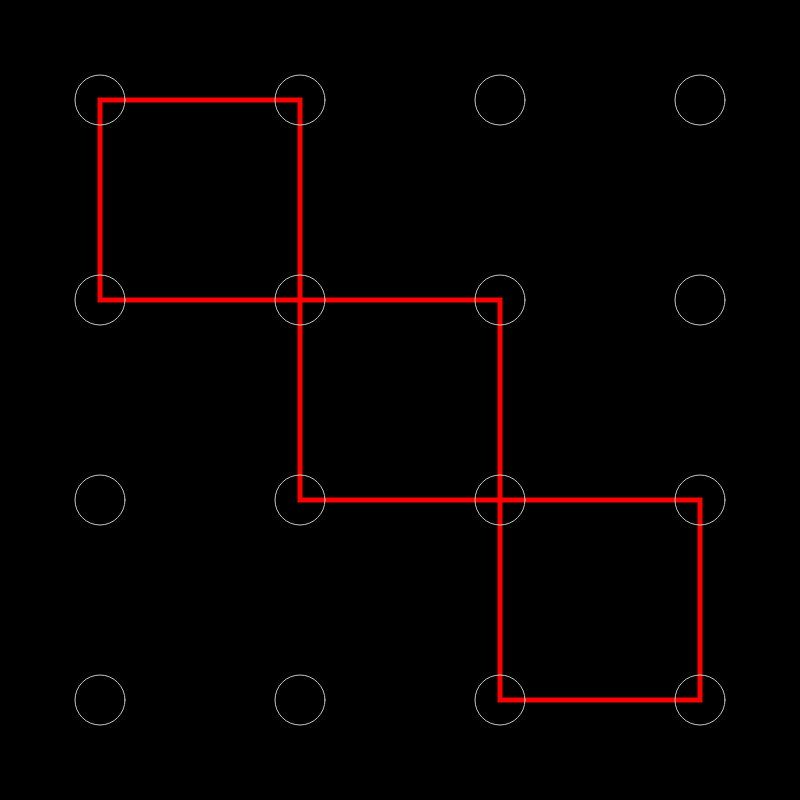
Frame 1 (no input)
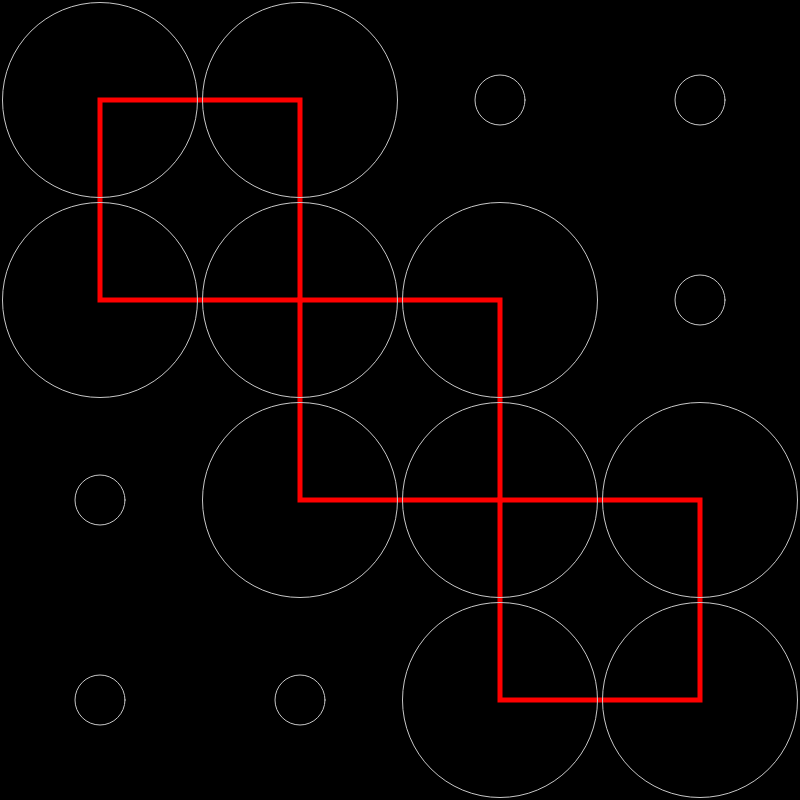
Frame 60 (no input)
Frame 120 (the mouse pressed at the canvas centre since frame 60): identical to frame 60, image omitted

The p5.js sketch that drew these frames (run headless with seeded random() and noise() and a simulated clock; from frame 60 on, the mouse is pressed at the canvas centre):

// p5.js sketch
// ── sketch.js
var circle;

function setup() {
    createCanvas(800, 800);
    circle1 = new Circle(100,100);
    circle2 = new Circle(100,300);
    circle3 = new Circle(300,100);
    circle4 = new Circle(300,300);
  
    circle5 = new Circle(500,100);
    circle6 = new Circle(500,300);
    circle7 = new Circle(700,100);
    circle8 = new Circle(700,300);

    circle9 = new Circle(100,500);
    circle10 = new Circle(100,700);
    circle11 = new Circle(300,500);
    circle12 = new Circle(300,700); 
  
    circle13 = new Circle(500,500);
    circle14 = new Circle(500,700);
    circle15 = new Circle(700,500);
    circle16 = new Circle(700,700);   
}

function draw() {
  background(0);
  
  stroke('red');
  strokeWeight(5);
  noFill(0);
  rect(100,100,200,200);
  rect(300,300,200,200);
  rect(500,500,200,200);


  
  stroke(200);
  strokeWeight(1);
  circle1.draw();
  circle2.draw();
  circle3.draw();
  circle4.draw();
  
  circle5.draw();
  circle6.draw();
  circle7.draw();
  circle8.draw()
  
  circle9.draw();
  circle10.draw();
  circle11.draw();
  circle12.draw()
  
  circle13.draw();
  circle14.draw();
  circle15.draw();
  circle16.draw();
  
  circle1.grow();
  circle2.grow();
  circle3.grow();
  circle4.grow();
  circle6.grow();
  circle11.grow();
  circle13.grow();
  circle14.grow();
  circle15.grow();
  circle16.grow();
  
  
  circle1.shrink();  
  circle2.shrink();
  circle3.shrink();
  circle4.shrink();
  circle6.shrink();
  circle11.shrink();
  circle13.shrink();
  circle14.shrink();
  circle15.shrink();
  circle16.shrink();
  
}

var Circle = function(x,y) {
  
  this.x = x
  this.y = y
  this.size = 50;
  
  this.draw = function() {
    ellipse(this.x,this.y, this.size, this.size);
  };
  
  this.grow = function() {
      if ( this.size < 200 ) {
        this.size += 5;
      } 
  };

  this.shrink = function() {
      if ( this.size >= 200 ) {
        this.size -= 150;
      } 
  };  
  
}
